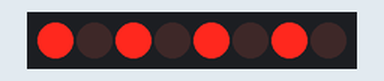
This sketch was run on a simulated Arduino Uno, built with avr-gcc and run on an emulated ATmega328P. Shown: 8 shift-register outputs drawn as a row of LEDs (first output left, lit = HIGH). Wiring (inferred from the names in the program): shift register (74HC595): data pin 12; shift clock pin 9; latch pin 11. Wiring (inferred from the signals the program sends): row of LEDs: on Q0, Q1, Q2, Q3, Q4, Q5, Q6, Q7.

Above: at 0.5 s.
At 3.5 s:
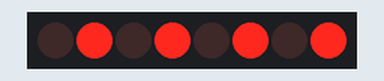
Timing chart, 0 to 4.6 s (numbered marks = the images above):
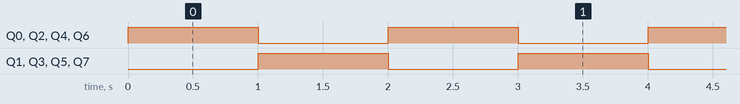

The sketch:

bit_flipper.ino
```cpp
int latchPin=11;
int clockPin=9;
int dataPin=12;

byte myByte=0xAA;
byte myByteFlipped;
int dt=1000;
void setup() {
  Serial.begin(9600);
  pinMode(latchPin,OUTPUT);
  pinMode(dataPin,OUTPUT);
  pinMode(clockPin,OUTPUT);
}

void loop() {

  digitalWrite(latchPin,LOW);
  shiftOut(dataPin,clockPin,LSBFIRST,myByte);
  digitalWrite(latchPin,HIGH);
  myByteFlipped=255-myByte;
  delay(dt);
  digitalWrite(latchPin,LOW);
  shiftOut(dataPin,clockPin,LSBFIRST,myByteFlipped);
  digitalWrite(latchPin,HIGH);
  delay(dt);
}
```

Measured:
- by itself, Q0–7: alternates HIGH for 1.0 s and LOW for 1.0 s
